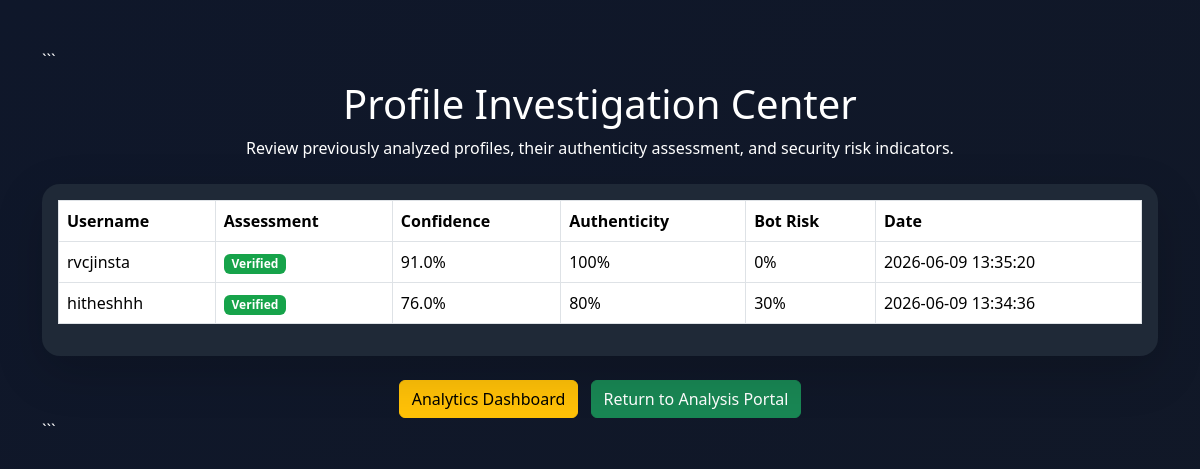
The app's page /history with its own data.
### tables this page shows
CREATE TABLE scan_history(

    id INTEGER PRIMARY KEY AUTOINCREMENT,

    username TEXT,

    prediction TEXT,

    confidence REAL,

    trust_score INTEGER,

    bot_probability INTEGER,

    scan_date TIMESTAMP DEFAULT CURRENT_TIMESTAMP

);

### app.py (the view)
@app.route("/history")
def history():
    conn = sqlite3.connect("history.db")
    cursor = conn.cursor()
    cursor.execute("""
    SELECT *
    FROM scan_history
    ORDER BY scan_date DESC
    """)
    records = cursor.fetchall()
    conn.close()
    return render_template(
        "history.html",
        records=records
    )

### templates/history.html (shortened to what this page needs)
<!DOCTYPE html>
<html lang="en">
<head>
<link href="https://cdn.jsdelivr.net/npm/bootstrap@5.3.3/dist/css/bootstrap.min.css" rel="stylesheet">
</head>
<body>
<div class="container py-5">
```
<div class="text-center mb-4">
    <h1 class="display-5 fw-bold">
       <h1>Profile Investigation Center</h1>
        <p>
        Review previously analyzed profiles,
        their authenticity assessment,
        and security risk indicators.
        </p>
    </h1>
</div>
<div class="card history-card shadow-lg">
    <div class="card-body">
        <table class="table table-bordered align-middle">
            <thead>
                <tr>
                    <th>Username</th>
                    <th>Assessment</th>
                    <th>Confidence</th>
                    <th>Authenticity</th>
                    <th>Bot Risk</th>
                    <th>Date</th>
                </tr>
            </thead>
            <tbody>
            {% for row in records %}
                <tr>
                    <td>
                        {{ row[1] }}
                    </td>
                    <td>
                        {% if row[2] == "Real Profile" %}
                        <span class="badge badge-real">
                            Verified
                        </span>
                        {% else %}
                        <span class="badge badge-fake">
                            Suspicious
                        </span>
                        {% endif %}
                    </td>
                    <td>
                        {{ row[3] }}%
                    </td>
                    <td>
                        {{ row[4] }}%
                    </td>
                    <td>
                        {{ row[5] }}%
                    </td>
                    <td>
                        {{ row[6] }}
                    </td>
                </tr>
            {% endfor %}
            </tbody>
        </table>
    </div>
</div>
<div class="text-center mt-4">
    <a
    href="/dashboard"
    class="btn btn-warning me-2">
    Analytics Dashboard
    </a>
    <a
    href="/"
    class="btn btn-success">
    Return to Analysis Portal
    </a>
</div>
```
</div>
</body>
</html>

### templates/history.html (style rules this page uses)
body { background:linear-gradient( 135deg, #0f172a, #111827 ); color:white; min-height:100vh; }
.history-card { background:#1f2937; border:none; border-radius:18px; }
.table { color:white; }
.table thead { background:#111827; }
.badge-real { background:#16a34a; }

### records on screen
scan_history: username "rvcjinsta", prediction "Verified", confidence "91.0", trust_score "100", bot_probability "0", scan_date "2026-06-09 13:35:20"
scan_history: username "hitheshhh", prediction "Verified", confidence "76.0", trust_score "80", bot_probability "30", scan_date "2026-06-09 13:34:36"
